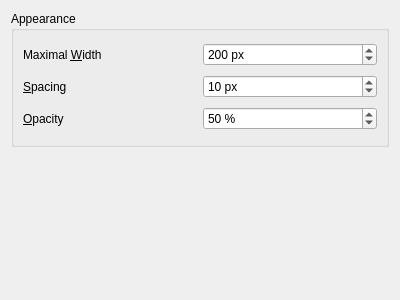
<ui version="4.0" >
 <class>KWin::ThumbnailAsideEffectConfigForm</class>
 <widget class="QWidget" name="KWin::ThumbnailAsideEffectConfigForm" >
  <property name="geometry" >
   <rect>
    <x>0</x>
    <y>0</y>
    <width>400</width>
    <height>300</height>
   </rect>
  </property>
  <layout class="QVBoxLayout" >
   <item>
    <widget class="QGroupBox" name="groupBox" >
     <property name="title" >
      <string>Appearance</string>
     </property>
     <layout class="QGridLayout" >
      <item row="0" column="0" >
       <widget class="QLabel" name="label" >
        <property name="text" >
         <string>Maximal &amp;Width</string>
        </property>
        <property name="buddy" >
         <cstring>spinWidth</cstring>
        </property>
       </widget>
      </item>
      <item row="0" column="1" >
       <widget class="QSpinBox" name="spinWidth" >
        <property name="suffix" >
         <string> px</string>
        </property>
        <property name="maximum" >
         <number>500</number>
        </property>
        <property name="value" >
         <number>200</number>
        </property>
       </widget>
      </item>
      <item row="1" column="0" >
       <widget class="QLabel" name="label_2" >
        <property name="text" >
         <string>&amp;Spacing</string>
        </property>
        <property name="buddy" >
         <cstring>spinSpacing</cstring>
        </property>
       </widget>
      </item>
      <item row="1" column="1" >
       <widget class="QSpinBox" name="spinSpacing" >
        <property name="suffix" >
         <string> px</string>
        </property>
        <property name="maximum" >
         <number>30</number>
        </property>
        <property name="value" >
         <number>10</number>
        </property>
       </widget>
      </item>
      <item row="2" column="0" >
       <widget class="QLabel" name="label_3" >
        <property name="text" >
         <string>&amp;Opacity</string>
        </property>
        <property name="buddy" >
         <cstring>spinOpacity</cstring>
        </property>
       </widget>
      </item>
      <item row="2" column="1" >
       <widget class="QSpinBox" name="spinOpacity" >
        <property name="suffix" >
         <string> %</string>
        </property>
        <property name="maximum" >
         <number>100</number>
        </property>
        <property name="value" >
         <number>50</number>
        </property>
       </widget>
      </item>
     </layout>
    </widget>
   </item>
   <item>
    <widget class="KShortcutsEditor" native="1" name="editor" />
   </item>
  </layout>
 </widget>
 <customwidgets>
  <customwidget>
   <class>KShortcutsEditor</class>
   <extends>QWidget</extends>
   <header location="global" >kshortcutseditor.h</header>
   <container>1</container>
  </customwidget>
 </customwidgets>
 <resources/>
 <connections/>
</ui>
